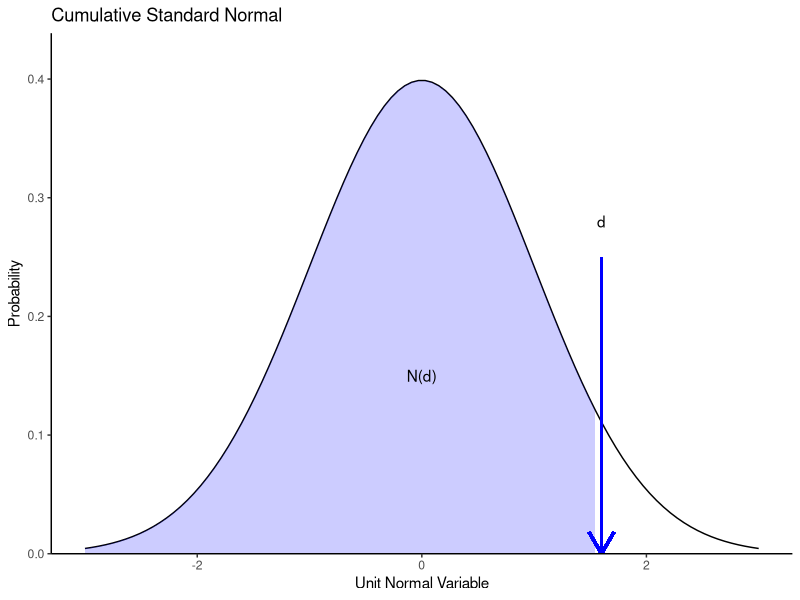

The R script that drew this image:
## ---- chunk 1
library(ggplot2)

x = seq(from = -3, to = 3, length.out = 100)
y = dnorm(x, mean  = 0, sd = 1)
df = data.frame(x, y)

ggplot(data = df, aes(x = x, y = y)) +
  geom_line() +
  xlab('Unit Normal Variable') +
  ylab('Probability') +
  geom_ribbon(
    data = subset(df, x <= 1.6),
    aes(ymax = y),
    ymin = 0,
    fill = "blue",
    colour = NA,
    alpha = 0.2
  ) +
  annotate("text", x = 0, y = 0.15, label = "N(d)") +
  geom_segment(data= df, mapping=aes(x=1.6, y=0.25, xend=1.6, yend=0),
               arrow=arrow(), size = 1, color="blue") +
  annotate("text", x = 1.6, y = 0.28, label = "d") +
  ggtitle('Cumulative Standard Normal') +
  theme_classic() +
  scale_y_continuous(expand = c(0, 0, 0.1, 0)) 
## ---- chunk 2
library(magrittr)
library(knitr)
library(kableExtra)

data.frame(
    V1 = c('All Date', 'One year', '90 days', '30 days'),
    V2 = c('1,257', '251', '90', '30'),
    V3 = c('1.69%', '1.40%', '1.26%', '0.95%'),
    V4 = c('26.85%', '22.20%', '20.04%', '15.05%')
  ) %>% kable(booktabs = T, escape = F, align = "r",
      caption = "Estimates depend on length of return history",
      col.names = c('Data Length', 'N', 'StDev (Daily)', 'StDev (Annualized)')) %>%
  kableExtra::kable_styling(latex_options = c("striped", "hold_position")) 
## ---- chunk 3
data.frame(
    V1 = c('0.25', '0.50', '0.75'),
    V2 = c('0.35%', '0.51%', '0.64%'),
    V3 = c('5.56%', '8.11%', '10.20%')
  ) %>% kable(booktabs = T, escape = F, align = "r",
      caption = "Volatility of Apple returns appeared to be lower later
in the year",
col.names = c('$\\lambda$', 'EWMA (Daily)', 'EWMA (Annualized)')) %>%
  kableExtra::kable_styling(latex_options = c("striped", "hold_position")) 
